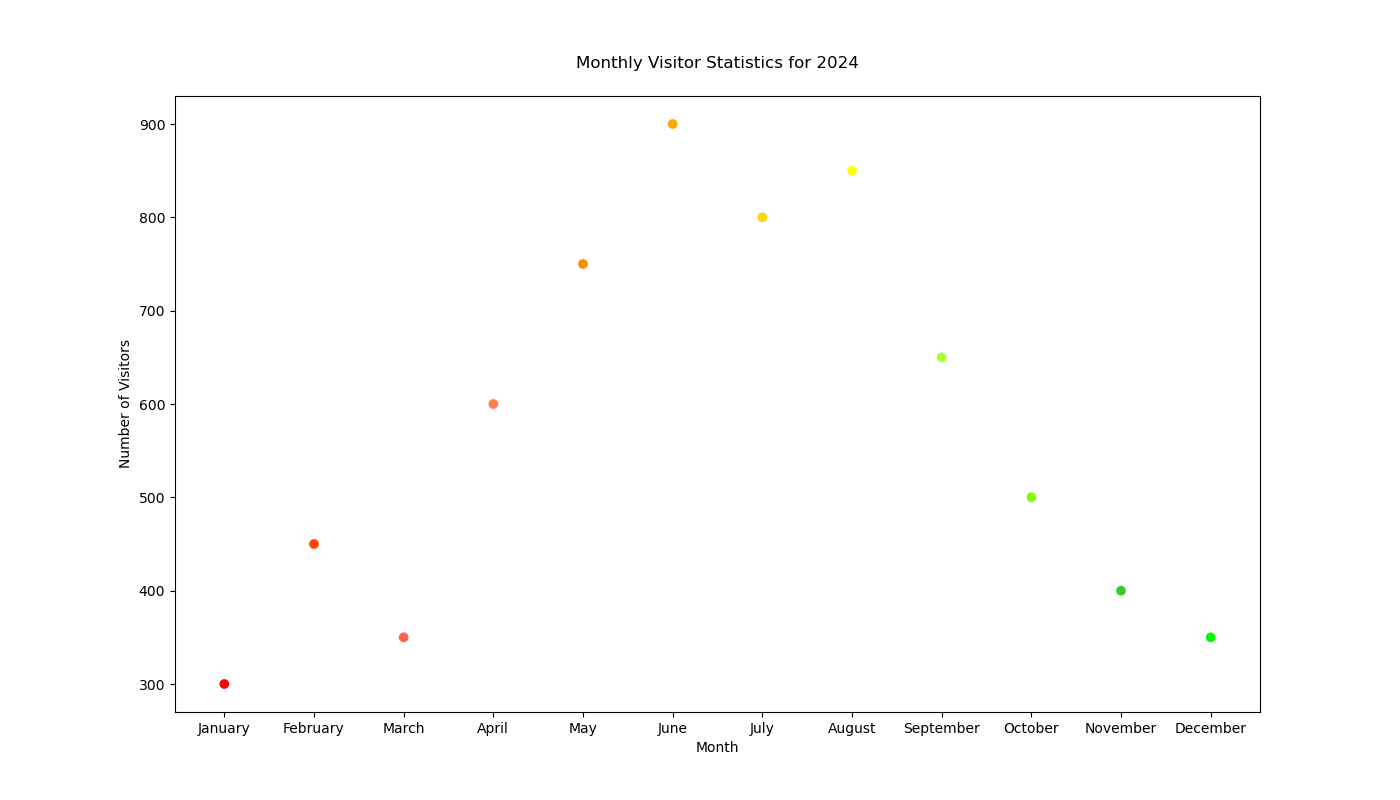

This chart was generated by the following Python code:

import matplotlib.pyplot as plt

months = ['January', 'February', 'March', 'April', 'May', 'June',
          'July', 'August', 'September', 'October', 'November', 'December']
visitors = [300, 450, 350, 600, 750, 900, 800, 850, 650, 500, 400, 350]

colors = [
    '#FF0000', '#FF4500', '#FF6347', '#FF7F50', '#FF8C00', 
    '#FFA500', '#FFD700', '#FFFF00', '#ADFF2F', '#7FFF00', 
    '#32CD32', '#00FF00'
]

plt.figure(figsize=(14, 8))

plt.scatter(months, visitors, c=colors)

plt.title('Monthly Visitor Statistics for 2024', pad=20)
plt.xlabel('Month')
plt.ylabel('Number of Visitors')
plt.xticks(months)

plt.show()
